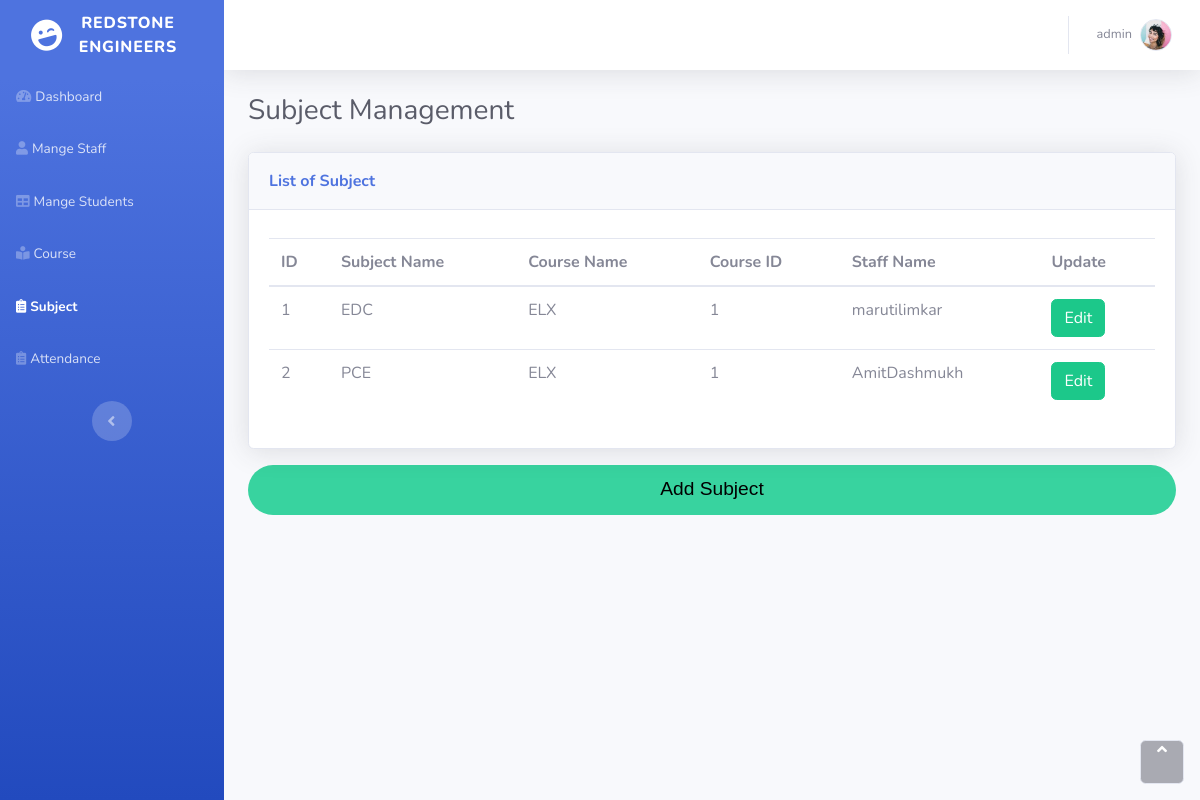
Screenshot of /Manage_Subject/ (signed in) with the database file from the repository.
### NotAgain/models.py (models this page shows)
class CustomUser(AbstractUser):
    user_type_data = ((1, "HOD"), (2, "Staff"), (3, "Student"))
    user_type = models.CharField(default=1, choices=user_type_data, max_length=10)

class Subjects(models.Model):
    id = models.AutoField(primary_key=True)
    subject_name = models.CharField(max_length=255)
    course_id = models.ForeignKey(Courses, on_delete=models.CASCADE)
    staff_id = models.ForeignKey(CustomUser, on_delete=models.CASCADE)
    created_at = models.DateTimeField(auto_now_add=True)
    updated_at = models.DateTimeField(auto_now_add=True)
    objects = models.Manager()

class Courses(models.Model):
    id = models.AutoField(primary_key=True)
    course_name = models.CharField(max_length=255)
    created_at = models.DateTimeField(auto_now_add=True)
    updated_at = models.DateTimeField(auto_now_add=True)
    objects = models.Manager()

### NotAgain/hodviews.py (the view)
# urls.py: path('Manage_Subject/', hodviews.Manage_Subject),
def Manage_Subject(request):
    if request.user != None:
        if request.user.user_type == '1':
            subjects = Subjects.objects.all()
            context = {
                'subjects':subjects,
                'name':request.user.username,
            }
            return render(request, 'manage_subject.html', context)

### templates/manage_subject.html (shortened to what this page needs)
<html>
{% load static %}
<head>
    <link rel="stylesheet" href="{% static '/bootstrap/css/bootstrap.css' %}">
    <link rel="stylesheet" href="https://use.fontawesome.com/releases/v5.12.0/css/all.css">
</head>
<body id="page-top">
    <div id="wrapper">
        <nav class="navbar navbar-dark align-items-start sidebar sidebar-dark accordion bg-gradient-primary p-0"
            style="background-color: #7b68ee;">
            <div class="container-fluid d-flex flex-column p-0">
                <a class="navbar-Brand d-flex justify-content-center align-items-center sidebar-Brand m-0" href="#">
                    <div class="sidebar-Brand-icon rotate-n-15"><i class="fas fa-laugh-wink"></i></div>
                    <div class="sidebar-Brand-text mx-3"><span>Redstone<br> Engineers</span></div>
                </a>
                <ul class="nav navbar-nav text-light" id="accordionSidebar">
                    <li class="nav-item" role="presentation"><a class="nav-link " href="/HOD_Dashboard/"><i
                                class="fas fa-tachometer-alt"></i><span>Dashboard</span></a></li>
                    <li class="nav-item" role="presentation"><a class="nav-link " href="/Manage_Staff/"><i
                                class="fas fa-user"></i><span>Mange Staff</span></a></li>
                    <li class="nav-item" role="presentation"><a class="nav-link " href="#"><i
                                class="fas fa-table"></i><span>Mange Students</span></a></li>
                    <li class="nav-item" role="presentation"><a class="nav-link" href="/Manage_Course/"><i
                                class="fas fa-book-reader"></i><span>Course</span></a></li>
                    <li class="nav-item" role="presentation"><a class="nav-link active" href="/Manage_Subject/"><i
                                class="fas fa-clipboard-list"></i><span>Subject</span></a></li>
                    <li class="nav-item" role="presentation"><a class="nav-link" href="#"><i
                                class="fas fa-clipboard-list"></i><span>Attendance</span></a></li>
                </ul>
                <div class="text-center d-none d-md-inline">
                    <button class="btn rounded-circle border-0" id="sidebarToggle" type="button"></button>
                </div>
            </div>
        </nav>
        <div class="d-flex flex-column" id="content-wrapper">
            <div id="content">
                <nav class="navbar navbar-light navbar-expand bg-white shadow mb-4 topbar static-top">
                    <div class="container-fluid">
                        <ul class="nav navbar-nav flex-nowrap ml-auto">
                            <li class="nav-item dropdown no-arrow" role="presentation">
                                <div class="nav-item dropdown no-arrow"><a class="dropdown-toggle nav-link"
                                        data-toggle="dropdown" aria-expanded="false" href="#"><span
                                            class="d-none d-lg-inline mr-2 text-gray-600 small">{{ name }}</span><img
                                            class="border rounded-circle img-profile"
                                            src="{% static '/img/avatars/avatar1.jpeg'%}"></a>
                                </div>
                            </li>
                        </ul>
                    </div>
                </nav>
                <div class="container-fluid">
                    <h3 class="text-dark mb-4">Subject Management</h3>
                    <div class="card shadow">
                        <div class="card-header py-3">
                            <p class="text-primary m-0 font-weight-bold">List of Subject</p>
                        </div>
                        <div class="card-body">
                            <div class="table-responsive table mt-2" id="dataTable" role="grid"
                                aria-describedby="dataTable_info">
                                <table class="table dataTable my-0">
                                    <thead>
                                        <tr>
                                            <th>ID</th>
                                            <th>Subject Name</th>
                                            <th>Course Name</th>
                                            <th>Course ID</th>
                                            <th>Staff Name</th>
                                            <th>Update</th>
                                        </tr>
                                    </thead>
                                    <tbody>
                                        {% for subject in subjects %}
                                        <tr>
                                            <td>{{ forloop.counter }}</td>
                                            <td>{{subject.subject_name }}</td>
                                            <td>{{ subject.course_id.course_name }}</td>
                                            <td>{{ subject.course_id.id }}</td>
                                            <td>{{ subject.staff_id.first_name }}{{ subject.staff_id.last_name }}</td>
                                            <td><a href="/edit_student/{{ student.admin.id }}"
                                                    class="btn btn-success">Edit</a></td>
                                        </tr>
                                        {% endfor %}
                                    </tbody>
                                </table>
                            </div>
                        </div>
                    </div>
                    <div><button onclick="location.href = 'Add_Subject/';" class="upload-button-sm">Add Subject</button>
                    </div>
                </div>
            </div>
        </div>
    </div>
    <a class="border rounded d-inline scroll-to-top" href="#page-top"><i class="fas fa-angle-up"></i></a>
</body>
</html>

### rows the page displays
CustomUser: username "admin"
Subjects: subject_name "EDC", course_id.course_name "ELX", course_id.id "1", staff_id.first_name "maruti", staff_id.last_name "limkar"
Subjects: subject_name "PCE", course_id.course_name "ELX", course_id.id "1", staff_id.first_name "Amit", staff_id.last_name "Dashmukh"
